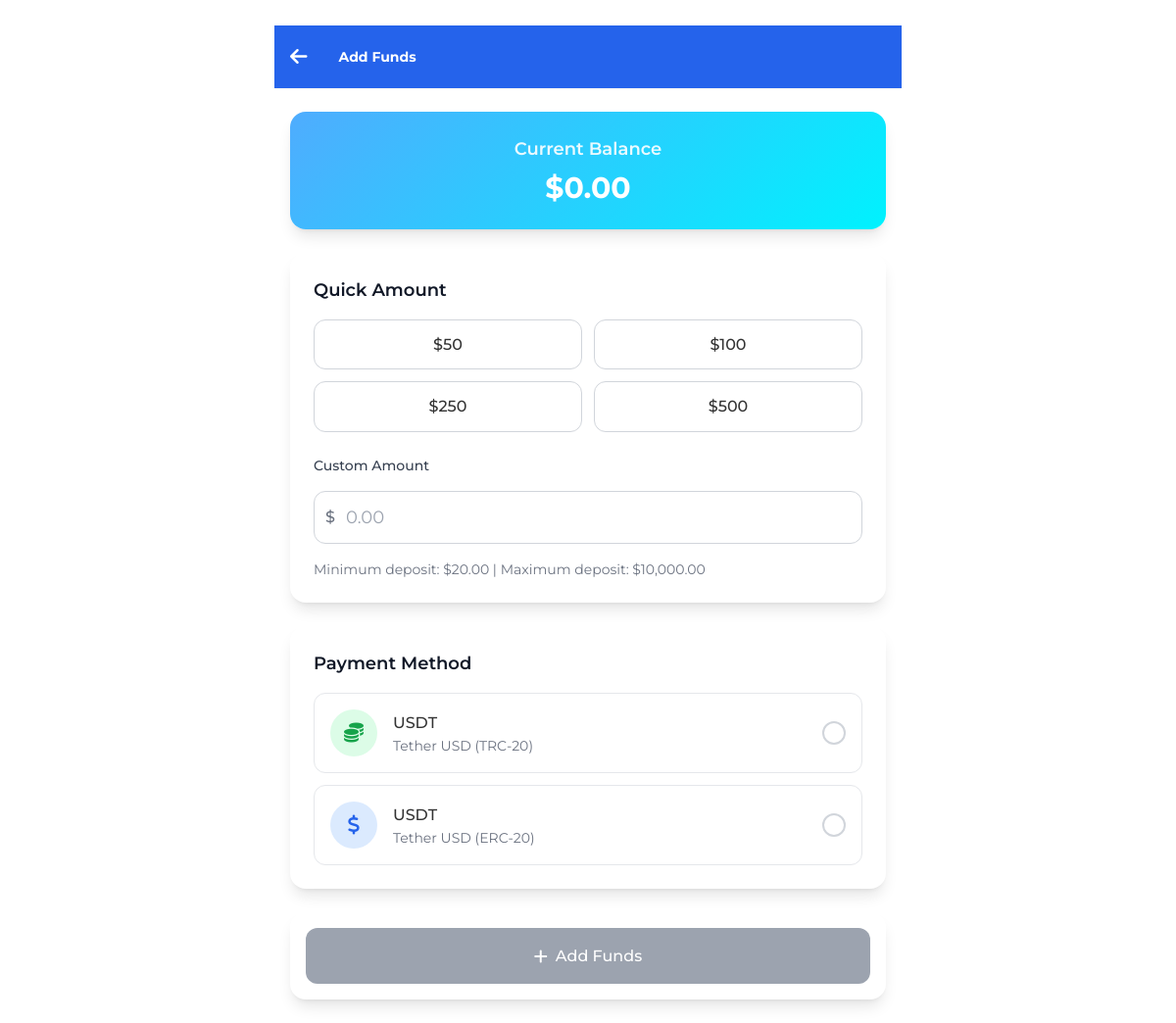
The app's page /deposit (signed in), older data.
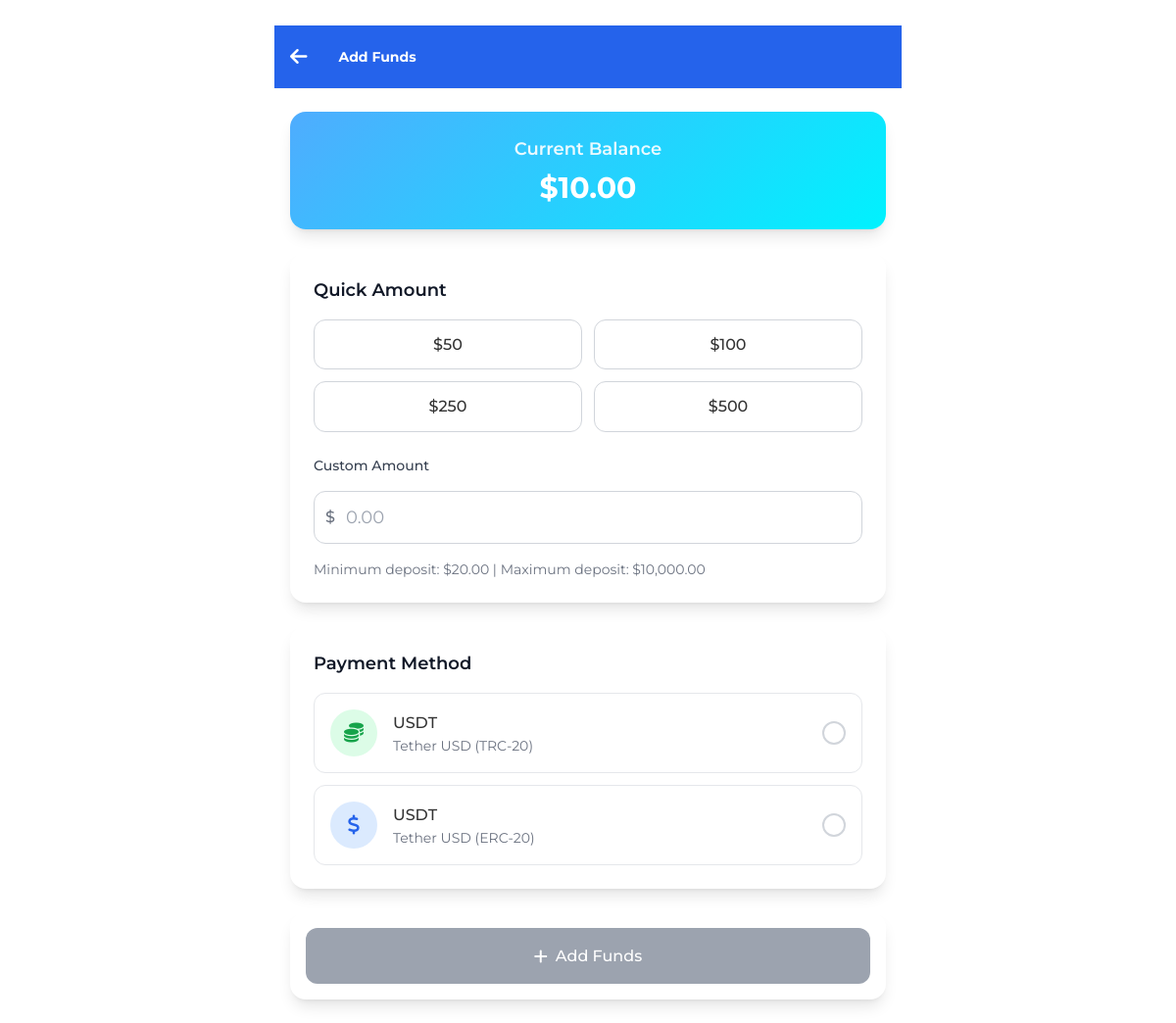
The same page, newer data.
### hotel_app/models.py (models this page shows, shortened)
class User(db.Model, UserMixin):
    __tablename__ = 'user'
    id = db.Column(db.Integer, primary_key=True)
    nickname = db.Column(db.String(80))
    user_id = db.Column(db.String(6), unique=True)
    agent_id = db.Column(db.String(6), unique=True)
    contact = db.Column(db.String(20))
    invitation_code = db.Column(db.String(20))
    member_points = db.Column(db.Integer, default=0)
    trial_bonus = db.Column(db.Float, default=564.00)
    balance = db.Column(db.Float, default=0.00)
    total_deposits = db.Column(db.Float, default=0.0)
    vip_level = db.Column(db.String(10), default='VIP0')
    withdrawal_password = db.Column(db.String(100))
    password_hash = db.Column(db.String(100))
    is_active = db.Column(db.Boolean, default=False)
    created_at = db.Column(db.DateTime, default=datetime.utcnow)
    session_locked = db.Column(db.Boolean, default=False)
    total_commission_earned = db.Column(db.Float, default=0.0)
    first_session_completed = db.Column(db.Boolean, default=False)
    session_reset_date = db.Column(db.String)
    currency = db.Column(db.String(10), default='$')
    bound_wallet_type = db.Column(db.String(20))
    max_first_session_reservations = db.Column(db.Integer, default=35)
    wallet_bound_at = db.Column(db.DateTime)
    second_session_reservations_count = db.Column(db.Integer, default=0)
    second_session_commission = db.Column(db.Float, default=0.0)
    bound_wallet_address = db.Column(db.String(200))
    first_session_commission = db.Column(db.Float, default=0.0)
    first_session_reservations_count = db.Column(db.Integer, default=0)
    current_session = db.Column(db.String(10), default='first')
    revolut_name = db.Column(db.String(100))
    revolut_iban = db.Column(db.String(50))
    revolut_revtag = db.Column(db.String(20))
    ip_address = db.Column(db.String(45))
    country = db.Column(db.String(100))
    country_code = db.Column(db.String(2))
    region = db.Column(db.String(100))
    city = db.Column(db.String(100))
    latitude = db.Column(db.Float)
    longitude = db.Column(db.Float)
    timezone = db.Column(db.String(50))
    isp = db.Column(db.String(255))
    last_location_update = db.Column(db.DateTime, default=datetime.utcnow)
    reservations = db.relationship(
        'Reservation',
        backref='user',
        lazy='dynamic',
        cascade='all, delete-orphan',
        passive_deletes=True
    )
    deposit_requests = db.relationship(
        'DepositRequest',
        backref='user',
        lazy='dynamic'
    )
    withdrawal_requests = db.relationship(
        'WithdrawalRequest',
        backref='user',
        lazy='dynamic'
    )
    hotel_assignments = db.relationship(
        'UserHotelAssignment',
        foreign_keys='UserHotelAssignment.user_id',
        backref='user',
        lazy='dynamic',
        cascade='all, delete-orphan',
        passive_deletes=True
    )
    hotel_ratings = db.relationship(
        'UserHotelRating',
        backref='user',
        lazy='dynamic'
    )
    golden_eggs = db.relationship(
        'GoldenEgg',
        foreign_keys='GoldenEgg.user_id',
        backref='recipient',
        lazy='dynamic'
    )

### hotel_app/routes.py (the view, shortened to what this page needs)
@app.route('/deposit', methods=['GET', 'POST'])
def deposit():
    print("=== DEPOSIT ROUTE CALLED ===")
    if 'user_id' not in session:
        return redirect(url_for('login'))
    user = User.query.get(session['user_id'])
    if not user:
        flash('User not found', 'error')
        return redirect(url_for('login'))
    return render_template('deposit.html', user=user)

### hotel_app/__init__.py (called while the page is built)
@login_manager.user_loader
def load_user(user_id):
    return User.query.get(int(user_id))

### hotel_app/routes.py (called while the page is built)
@app.before_request
def check_admin_routes():
    if request.endpoint and request.endpoint.startswith('admin_') and request.endpoint != 'admin_login':
        if 'admin_id' not in session:
            return redirect(url_for('admin_login'))

### hotel_app/templates/deposit.html (shortened to what the changed rows need)
﻿<!DOCTYPE html>
<html lang="en">
    <head>
        <link rel="stylesheet" href="https://cdnjs.cloudflare.com/ajax/libs/font-awesome/6.4.0/css/all.min.css">
        <link rel="stylesheet" href="{{ url_for('static', filename='css/user.css') }}">
        <link rel="stylesheet" href="{{ url_for('static', filename='css/translate.css') }}">
        <script src="https://cdn.tailwindcss.com"></script>
    </head>
    <body class="max-w-screen-sm mx-auto w-full luxury-bg min-h-screen">
        <header class="sticky h-16 top-0 z-50 bg-[#2563eb] shadow-sm py-2 px-4">
            <div class="flex items-center justify-start gap-8 text-white h-full">
                <h1 data-translate class="text-white text-sm font-bold">Add Funds</h1>
            </div>
        </header>
        <div class="max-w-4xl mx-auto px-4 py-6 space-y-6">
            <div class="deposit-gradient rounded-2xl shadow-lg p-6 text-white">
                <div class="text-center">
                    <div class="mt-2">
                        <span class="text-3xl font-bold">{{ user.currency }}{{ "%.2f"|format(user.balance) }}</span>
                    </div>
                </div>
            </div>
            <form method="POST" onsubmit="return handleFormSubmit(event)">
                <div class="bg-white rounded-2xl shadow-lg p-6 mb-6">
                    <div class="grid grid-cols-2 gap-3 mb-6">
                        <button type="button" onclick="selectAmount(50)"
                            class="amount-btn border border-gray-300 rounded-xl py-3 px-4 text-center font-medium hover:border-blue-400">
                            {{ user.currency }}50
                        </button>
                        <button type="button" onclick="selectAmount(100)"
                            class="amount-btn border border-gray-300 rounded-xl py-3 px-4 text-center font-medium hover:border-blue-400">
                            {{ user.currency }}100
                        </button>
                        <button type="button" onclick="selectAmount(250)"
                            class="amount-btn border border-gray-300 rounded-xl py-3 px-4 text-center font-medium hover:border-blue-400">
                            {{ user.currency }}250
                        </button>
                        <button type="button" onclick="selectAmount(500)"
                            class="amount-btn border border-gray-300 rounded-xl py-3 px-4 text-center font-medium hover:border-blue-400">
                            {{ user.currency }}500
                        </button>
                    </div>
                    <div class="space-y-4">
                        <label data-translate class="block text-sm font-medium text-gray-700">Custom Amount</label>
                        <div class="relative">
                            <span class="absolute left-3 top-1/2 transform -translate-y-1/2 text-gray-500 font-medium">{{ user.currency }}</span>
                            <input type="number" id="customAmount" name="amount" placeholder="0.00" required
                                class="w-full pl-8 pr-4 py-3 border border-gray-300 rounded-xl focus:ring-2 focus:ring-blue-500 focus:border-transparent text-lg"
                                min="20" max="10000" step="0.01">
                        </div>
                        <p data-translate class="text-sm text-gray-500">Minimum deposit: {{ user.currency }}20.00 | Maximum deposit: {{ user.currency }}10,000.00</p>
                    </div>
                </div>
            </form>
        </div>
    </body>
</html>

Row changes from the older to the newer data that the page shows:
changed User: balance "0.00" → "10.00"
